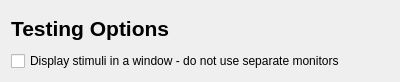
<?xml version="1.0" encoding="UTF-8"?>
<ui version="4.0">
 <class>HRunSettingsTestingForm</class>
 <widget class="QWidget" name="HRunSettingsTestingForm">
  <property name="geometry">
   <rect>
    <x>0</x>
    <y>0</y>
    <width>400</width>
    <height>82</height>
   </rect>
  </property>
  <property name="windowTitle">
   <string>Form</string>
  </property>
  <layout class="QVBoxLayout" name="verticalLayout">
   <item>
    <widget class="QLabel" name="labelMain">
     <property name="font">
      <font>
       <pointsize>16</pointsize>
       <weight>75</weight>
       <bold>true</bold>
      </font>
     </property>
     <property name="text">
      <string>Testing Options</string>
     </property>
    </widget>
   </item>
   <item>
    <widget class="QCheckBox" name="cbTesting">
     <property name="text">
      <string>Display stimuli in a window - do not use separate monitors</string>
     </property>
    </widget>
   </item>
  </layout>
 </widget>
 <resources/>
 <connections/>
</ui>
